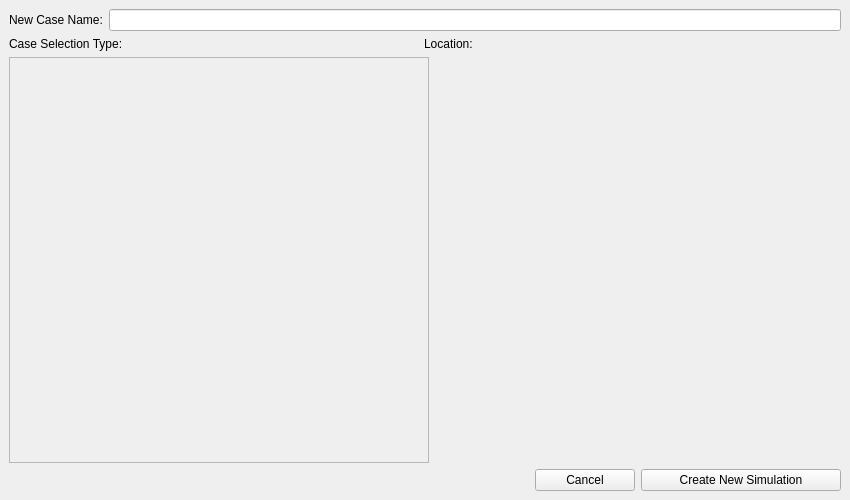
<?xml version="1.0" encoding="UTF-8"?>
<ui version="4.0">
 <class>Create_Case_Popup</class>
 <widget class="QMainWindow" name="Create_Case_Popup">
  <property name="geometry">
   <rect>
    <x>0</x>
    <y>0</y>
    <width>850</width>
    <height>500</height>
   </rect>
  </property>
  <property name="minimumSize">
   <size>
    <width>834</width>
    <height>0</height>
   </size>
  </property>
  <property name="windowTitle">
   <string>Create New Case</string>
  </property>
  <widget class="QWidget" name="centralwidget">
   <property name="sizePolicy">
    <sizepolicy hsizetype="Expanding" vsizetype="Expanding">
     <horstretch>0</horstretch>
     <verstretch>0</verstretch>
    </sizepolicy>
   </property>
   <layout class="QVBoxLayout" name="verticalLayout">
    <item>
     <widget class="QFrame" name="aNameFrame">
      <property name="sizePolicy">
       <sizepolicy hsizetype="Expanding" vsizetype="Minimum">
        <horstretch>0</horstretch>
        <verstretch>0</verstretch>
       </sizepolicy>
      </property>
      <property name="minimumSize">
       <size>
        <width>810</width>
        <height>0</height>
       </size>
      </property>
      <property name="frameShape">
       <enum>QFrame::NoFrame</enum>
      </property>
      <property name="frameShadow">
       <enum>QFrame::Plain</enum>
      </property>
      <property name="lineWidth">
       <number>0</number>
      </property>
      <layout class="QHBoxLayout" name="horizontalLayout">
       <property name="leftMargin">
        <number>0</number>
       </property>
       <property name="topMargin">
        <number>0</number>
       </property>
       <property name="rightMargin">
        <number>0</number>
       </property>
       <property name="bottomMargin">
        <number>0</number>
       </property>
       <item>
        <widget class="QLabel" name="label_newCaseName">
         <property name="text">
          <string>New Case Name:</string>
         </property>
        </widget>
       </item>
       <item>
        <widget class="QLineEdit" name="lineEdit_newCaseName"/>
       </item>
      </layout>
     </widget>
    </item>
    <item>
     <widget class="QFrame" name="bTypeLocFrame">
      <property name="minimumSize">
       <size>
        <width>810</width>
        <height>60</height>
       </size>
      </property>
      <property name="frameShape">
       <enum>QFrame::NoFrame</enum>
      </property>
      <layout class="QHBoxLayout" name="horizontalLayout_3">
       <property name="leftMargin">
        <number>0</number>
       </property>
       <property name="topMargin">
        <number>0</number>
       </property>
       <property name="bottomMargin">
        <number>0</number>
       </property>
       <item>
        <widget class="QFrame" name="verticalFrame">
         <property name="sizePolicy">
          <sizepolicy hsizetype="Maximum" vsizetype="Preferred">
           <horstretch>0</horstretch>
           <verstretch>0</verstretch>
          </sizepolicy>
         </property>
         <property name="minimumSize">
          <size>
           <width>420</width>
           <height>0</height>
          </size>
         </property>
         <property name="maximumSize">
          <size>
           <width>16777215</width>
           <height>16777215</height>
          </size>
         </property>
         <property name="frameShape">
          <enum>QFrame::NoFrame</enum>
         </property>
         <layout class="QVBoxLayout" name="verticalLayout_2">
          <property name="leftMargin">
           <number>0</number>
          </property>
          <property name="topMargin">
           <number>0</number>
          </property>
          <property name="rightMargin">
           <number>0</number>
          </property>
          <property name="bottomMargin">
           <number>0</number>
          </property>
          <item>
           <widget class="QLabel" name="label_selectionType">
            <property name="text">
             <string>Case Selection Type:</string>
            </property>
           </widget>
          </item>
          <item>
           <widget class="QScrollArea" name="scrollArea">
            <property name="sizePolicy">
             <sizepolicy hsizetype="MinimumExpanding" vsizetype="Expanding">
              <horstretch>0</horstretch>
              <verstretch>0</verstretch>
             </sizepolicy>
            </property>
            <property name="minimumSize">
             <size>
              <width>390</width>
              <height>0</height>
             </size>
            </property>
            <property name="frameShape">
             <enum>QFrame::StyledPanel</enum>
            </property>
            <property name="widgetResizable">
             <bool>true</bool>
            </property>
            <widget class="QWidget" name="scroll_NewCase">
             <property name="geometry">
              <rect>
               <x>0</x>
               <y>0</y>
               <width>418</width>
               <height>392</height>
              </rect>
             </property>
            </widget>
           </widget>
          </item>
         </layout>
        </widget>
       </item>
       <item>
        <widget class="QFrame" name="verticalFrame1">
         <property name="sizePolicy">
          <sizepolicy hsizetype="MinimumExpanding" vsizetype="Expanding">
           <horstretch>0</horstretch>
           <verstretch>0</verstretch>
          </sizepolicy>
         </property>
         <property name="minimumSize">
          <size>
           <width>410</width>
           <height>0</height>
          </size>
         </property>
         <property name="maximumSize">
          <size>
           <width>16777215</width>
           <height>16777215</height>
          </size>
         </property>
         <property name="frameShape">
          <enum>QFrame::NoFrame</enum>
         </property>
         <layout class="QVBoxLayout" name="verticalLayout_3">
          <property name="spacing">
           <number>0</number>
          </property>
          <property name="leftMargin">
           <number>0</number>
          </property>
          <property name="topMargin">
           <number>0</number>
          </property>
          <property name="rightMargin">
           <number>0</number>
          </property>
          <property name="bottomMargin">
           <number>0</number>
          </property>
          <item>
           <widget class="QLabel" name="label_location">
            <property name="text">
             <string>Location:</string>
            </property>
           </widget>
          </item>
          <item>
           <widget class="RemoteFileTree" name="primary_remoteFileTree" native="true">
            <property name="sizePolicy">
             <sizepolicy hsizetype="Expanding" vsizetype="Expanding">
              <horstretch>0</horstretch>
              <verstretch>0</verstretch>
             </sizepolicy>
            </property>
            <property name="minimumSize">
             <size>
              <width>410</width>
              <height>0</height>
             </size>
            </property>
           </widget>
          </item>
         </layout>
        </widget>
       </item>
      </layout>
     </widget>
    </item>
    <item>
     <widget class="QFrame" name="cCreateCancelFrame">
      <property name="sizePolicy">
       <sizepolicy hsizetype="Expanding" vsizetype="Preferred">
        <horstretch>0</horstretch>
        <verstretch>0</verstretch>
       </sizepolicy>
      </property>
      <property name="minimumSize">
       <size>
        <width>810</width>
        <height>0</height>
       </size>
      </property>
      <property name="frameShape">
       <enum>QFrame::NoFrame</enum>
      </property>
      <property name="lineWidth">
       <number>0</number>
      </property>
      <layout class="QHBoxLayout" name="horizontalLayout_2" stretch="0,0,0">
       <property name="leftMargin">
        <number>0</number>
       </property>
       <property name="topMargin">
        <number>0</number>
       </property>
       <property name="rightMargin">
        <number>0</number>
       </property>
       <property name="bottomMargin">
        <number>0</number>
       </property>
       <item>
        <spacer name="horizontalSpacer">
         <property name="orientation">
          <enum>Qt::Horizontal</enum>
         </property>
         <property name="sizeHint" stdset="0">
          <size>
           <width>40</width>
           <height>20</height>
          </size>
         </property>
        </spacer>
       </item>
       <item>
        <widget class="QPushButton" name="button_cancel">
         <property name="minimumSize">
          <size>
           <width>100</width>
           <height>0</height>
          </size>
         </property>
         <property name="text">
          <string>Cancel</string>
         </property>
        </widget>
       </item>
       <item>
        <widget class="QPushButton" name="button_create_copy">
         <property name="minimumSize">
          <size>
           <width>200</width>
           <height>0</height>
          </size>
         </property>
         <property name="text">
          <string>Create New Simulation</string>
         </property>
        </widget>
       </item>
      </layout>
     </widget>
    </item>
   </layout>
  </widget>
 </widget>
 <customwidgets>
  <customwidget>
   <class>RemoteFileTree</class>
   <extends>QWidget</extends>
   <header>../AgaveExplorer/remoteModelViews/remotefiletree.h</header>
   <container>1</container>
  </customwidget>
 </customwidgets>
 <resources/>
 <connections>
  <connection>
   <sender>button_cancel</sender>
   <signal>clicked()</signal>
   <receiver>Create_Case_Popup</receiver>
   <slot>deleteLater()</slot>
   <hints>
    <hint type="sourcelabel">
     <x>379</x>
     <y>329</y>
    </hint>
    <hint type="destinationlabel">
     <x>399</x>
     <y>299</y>
    </hint>
   </hints>
  </connection>
  <connection>
   <sender>button_create_copy</sender>
   <signal>clicked()</signal>
   <receiver>Create_Case_Popup</receiver>
   <slot>button_create_copy_clicked()</slot>
   <hints>
    <hint type="sourcelabel">
     <x>535</x>
     <y>329</y>
    </hint>
    <hint type="destinationlabel">
     <x>399</x>
     <y>299</y>
    </hint>
   </hints>
  </connection>
  <connection>
   <sender>button_cancel</sender>
   <signal>clicked()</signal>
   <receiver>Create_Case_Popup</receiver>
   <slot>close()</slot>
   <hints>
    <hint type="sourcelabel">
     <x>584</x>
     <y>477</y>
    </hint>
    <hint type="destinationlabel">
     <x>424</x>
     <y>249</y>
    </hint>
   </hints>
  </connection>
 </connections>
 <slots>
  <slot>button_create_copy_clicked()</slot>
 </slots>
</ui>
